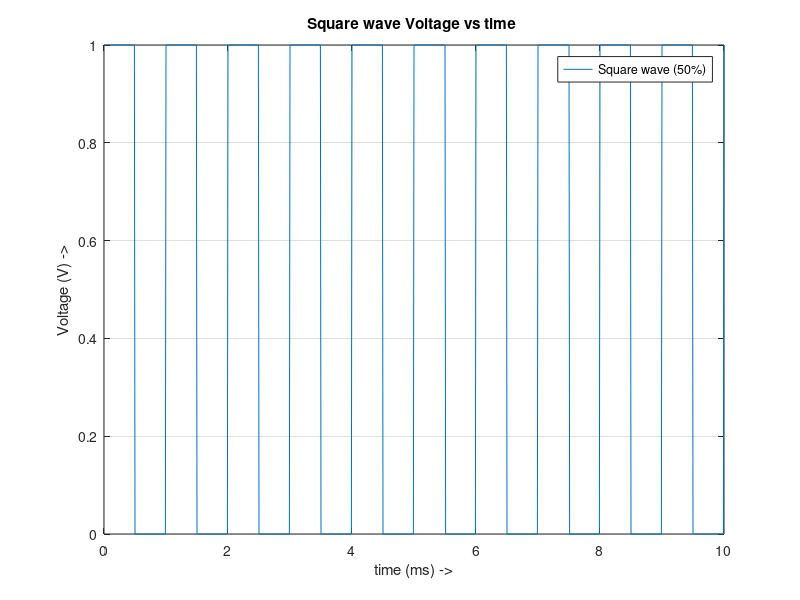
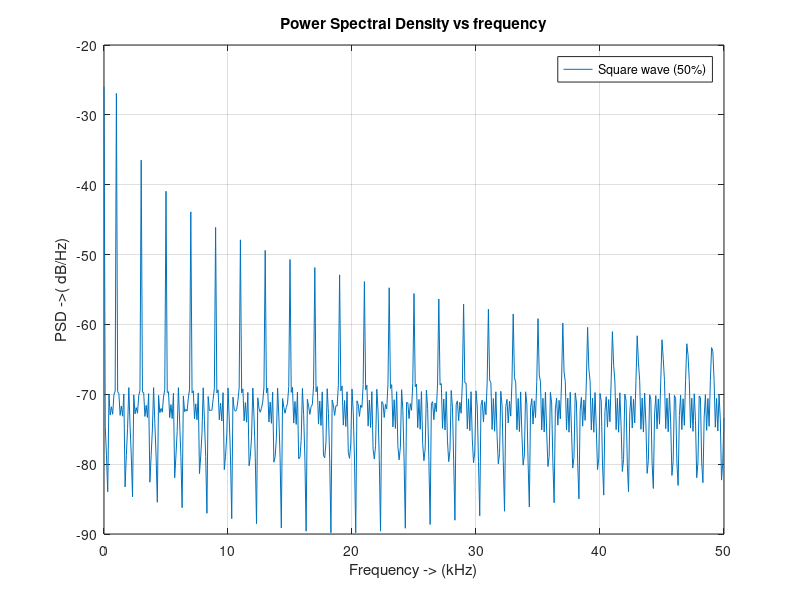

Recreate these plots in MATLAB, in order.
%Q2.
%a)
f = 1000;
%again we can choose a sampling frequency of approximately 100kHz, because
%ideally, sampling freq >= 2* highest freq. present, in a sq. wave there's
%infinite odd harmonics with decreasing strength, choosing 100Khz we
%satisfy nyquist for upto around 49kHz, which should be sufficient for
%representing the signal.

fs = 10^5; %sampling freq
% time upto 10ms (10 cycles) with appropriate resolution
t = linspace(0,10*1/f, fs* 10*1/f + 1);

%square() has period 2*pi
y = (square(2*pi*f*t, 50)+1)/2;
%plotting in ms
plot(1000*t,y)
xlabel('time (ms) ->')
ylabel('Voltage (V) ->')
title('Square wave Voltage vs time ')
grid on
legend('Square wave (50%)')

%b) 
ydft = fft(y);
N = length(y);
ydft = ydft(1:N/2+1); %[0 or dc  to pi freq.] or [0 to fs/2]
y_enrg = (abs(ydft).^2);
%so if we want the spectral energy in (-pi, pi], we need to twice the samples 
%excluding those at 0, pi. (The signal is also real so symmetric conjugate
%FT).
y_enrg(2:end-1) = 2*y_enrg(2:end-1);
%N time samples, and fs occupies -pi to pi, hence the division to get PSD.
y_psd = (y_enrg/N)/fs;

freq= linspace(0,fs/2,N/2+1);
figure
plot(10^-3*freq,10*log10(y_psd))
grid on
title('Power Spectral Density vs frequency')
ylabel('PSD ->( dB/Hz)')
xlabel('Frequency -> (kHz)')
legend('Square wave (50%)')
%c 
%freq res. = 100Hz (total 1000 samples)